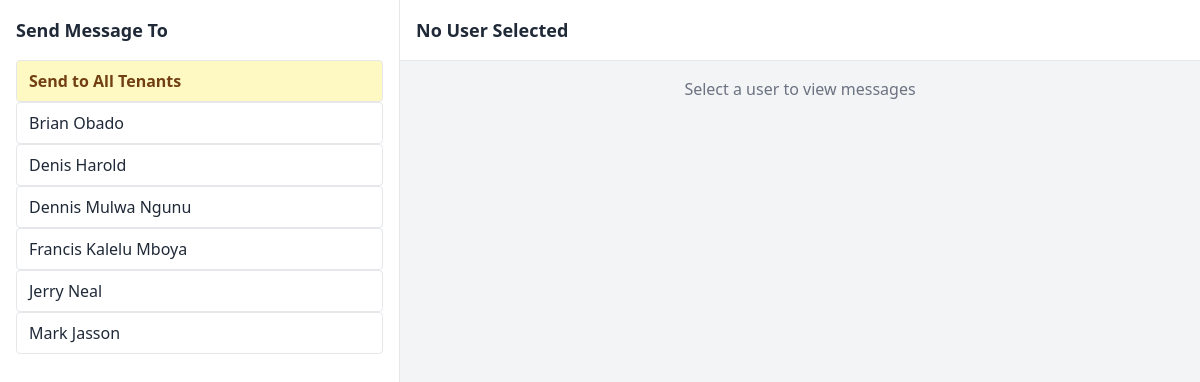
Page /Admin/Messaging.php (signed in) on the committed database.
### tables this page shows
CREATE TABLE `users` (
  `id` int(11) NOT NULL,
  `name` varchar(255) DEFAULT NULL,
  `id_number` varchar(20) DEFAULT NULL,
  `phone` varchar(20) DEFAULT NULL,
  `email` varchar(255) DEFAULT NULL,
  `password` varchar(255) DEFAULT NULL,
  `unit` varchar(100) DEFAULT NULL,
  `property` varchar(100) DEFAULT NULL,
  `move_in_date` date DEFAULT NULL,
  `rent_amount` decimal(10,2) DEFAULT NULL,
  `security_deposit` decimal(10,2) DEFAULT NULL
);

### Admin/Messaging.php (the view, shortened to what this page needs)
<?php include 'auth_admin.php';
$mysqli = new mysqli("localhost", "root", "", "Demo1");
$query = "
    SELECT u.id, u.name,
        (SELECT COUNT(*) FROM messages m
         WHERE m.sender_id = u.id AND m.receiver_id = 1 AND m.is_read = 0) AS unread_count
    FROM users u
    WHERE u.id != 1 AND u.id NOT IN (SELECT id FROM caretaker)
    ORDER BY unread_count DESC, u.name ASC
";
$result = $mysqli->query($query);
$users = [];
if ($result->num_rows > 0) {
    while ($row = $result->fetch_assoc()) {
        $users[] = $row;
    }
}
$selected_user_id = $_GET['user_id'] ?? null;
?>
<!DOCTYPE html>
<html lang="en">
<head>
  <script src="https://cdn.tailwindcss.com"></script>
</head>
<body class="bg-gray-50 text-gray-800 font-sans h-screen overflow-hidden">
  <div class="flex h-full">
    <aside class="w-1/3 border-r border-gray-200 bg-white p-4 overflow-y-auto">
      <h2 class="text-lg font-semibold mb-4">Send Message To</h2>
      <div class="space-y-2">
        <form method="GET" class="relative block">
          <button type="submit" class="w-full flex justify-between items-center px-3 py-2 border rounded text-left bg-yellow-100 hover:bg-yellow-200 <?= $selected_user_id == -1 ? 'border-yellow-500' : '' ?>">
            <span class="font-semibold text-yellow-900">Send to All Tenants</span>
          </button>
        </form>
        <?php foreach ($users as $user): ?>
          <form method="GET" class="relative block" style="margin: 0;">
            <button type="submit" class="w-full flex justify-between items-center px-3 py-2 border rounded text-left hover:bg-gray-100 <?= $selected_user_id == $user['id'] ? 'bg-blue-50 border-blue-500' : '' ?>">
              <span><?= htmlspecialchars($user['name']) ?></span>
            </button>
          </form>
        <?php endforeach; ?>
      </div>
    </aside>
    <main class="w-2/3 flex flex-col">
      <div class="p-4 border-b bg-white">
        <h2 id="chatTenantName" class="font-semibold text-lg">
          <?php
            if (!$selected_user_id) echo "No User Selected";
            elseif ($selected_user_id == -1) echo "Broadcast to All Tenants";
            else echo htmlspecialchars($users[array_search($selected_user_id, array_column($users, 'id'))]['name']);
          ?>
        </h2>
      </div>
      <div id="chatMessages" class="flex-1 p-4 space-y-4 overflow-y-auto bg-gray-100">
        <?php if (!$selected_user_id): ?>
          <div class="text-center text-gray-500">Select a user to view messages</div>
        <?php elseif ($selected_user_id == -1): ?>
          <div class="text-center text-gray-500 italic">Your message will be sent to <strong>all tenants</strong></div>
        <?php endif; ?>
      </div>
    </main>
  </div>
</body>
</html>

### rows in the picture
users: name "Brian Obado"
users: name "Denis Harold"
users: name "Dennis Mulwa Ngunu"
users: name "Francis Kalelu Mboya"
users: name "Jerry Neal"
users: name "Mark Jasson"
